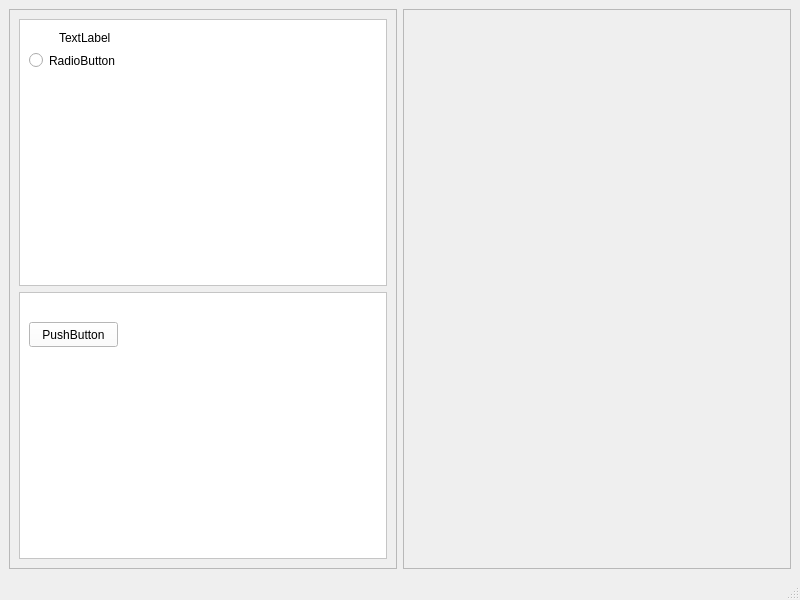
<?xml version="1.0" encoding="UTF-8"?>
<ui version="4.0">
 <class>MainWindow</class>
 <widget class="QMainWindow" name="MainWindow">
  <property name="geometry">
   <rect>
    <x>0</x>
    <y>0</y>
    <width>800</width>
    <height>600</height>
   </rect>
  </property>
  <property name="windowTitle">
   <string>MainWindow</string>
  </property>
  <widget class="QWidget" name="centralwidget">
   <layout class="QHBoxLayout" name="horizontalLayout">
    <item>
     <widget class="QFrame" name="frame">
      <property name="frameShape">
       <enum>QFrame::StyledPanel</enum>
      </property>
      <property name="frameShadow">
       <enum>QFrame::Raised</enum>
      </property>
      <layout class="QVBoxLayout" name="verticalLayout">
       <item>
        <widget class="QFrame" name="frame_3">
         <property name="styleSheet">
          <string notr="true">background-color: rgb(255, 255, 255);</string>
         </property>
         <property name="frameShape">
          <enum>QFrame::StyledPanel</enum>
         </property>
         <property name="frameShadow">
          <enum>QFrame::Raised</enum>
         </property>
         <widget class="QRadioButton" name="radioButton">
          <property name="geometry">
           <rect>
            <x>10</x>
            <y>30</y>
            <width>112</width>
            <height>23</height>
           </rect>
          </property>
          <property name="text">
           <string>RadioButton</string>
          </property>
         </widget>
         <widget class="QLabel" name="label">
          <property name="geometry">
           <rect>
            <x>40</x>
            <y>10</y>
            <width>67</width>
            <height>17</height>
           </rect>
          </property>
          <property name="text">
           <string>TextLabel</string>
          </property>
         </widget>
        </widget>
       </item>
       <item>
        <widget class="QFrame" name="frame_4">
         <property name="styleSheet">
          <string notr="true">background-color: rgb(255, 255, 255);</string>
         </property>
         <property name="frameShape">
          <enum>QFrame::StyledPanel</enum>
         </property>
         <property name="frameShadow">
          <enum>QFrame::Raised</enum>
         </property>
         <widget class="QPushButton" name="pushButton">
          <property name="geometry">
           <rect>
            <x>10</x>
            <y>30</y>
            <width>89</width>
            <height>25</height>
           </rect>
          </property>
          <property name="text">
           <string>PushButton</string>
          </property>
         </widget>
        </widget>
       </item>
      </layout>
     </widget>
    </item>
    <item>
     <widget class="QFrame" name="frame_2">
      <property name="frameShape">
       <enum>QFrame::StyledPanel</enum>
      </property>
      <property name="frameShadow">
       <enum>QFrame::Raised</enum>
      </property>
     </widget>
    </item>
   </layout>
  </widget>
  <widget class="QMenuBar" name="menubar">
   <property name="geometry">
    <rect>
     <x>0</x>
     <y>0</y>
     <width>800</width>
     <height>22</height>
    </rect>
   </property>
  </widget>
  <widget class="QStatusBar" name="statusbar"/>
 </widget>
 <resources/>
 <connections/>
</ui>
